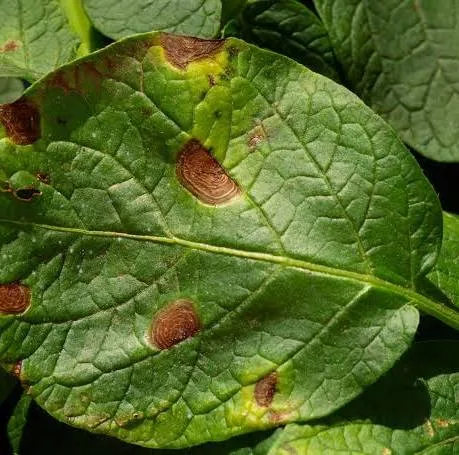
#> input picture increment_1_cnn/images.webp, 459 x 455 px
$ python leafseg.py images.webp
#> lines starting #> are read from the running program, lines starting #| are printed output that depends on the picture; after the words box and inside, x2 and y2 are one past the last pixel; in counts of white or black regions, pixels touching at a corner belong together
"""
leaf_segmentation.py
====================
Part 1 of CV Enhancement Pipeline — Crop Disease EWS
-----------------------------------------------------
Segments the leaf from background noise (soil, sky, pots, hands)
before the image is forwarded to EfficientNet-B4.

Strategy (cascaded fallback):
  1. HSV green-range masking  →  fastest, works for most clean field shots
  2. GrabCut refinement       →  kicks in when HSV mask is too noisy or sparse
  3. Contour selection        →  picks the single largest connected blob
  4. Mask application         →  blends leaf onto a neutral grey background

Why grey background (not black/white)?
  ImageNet normalisation (mean=[0.485,0.456,0.406]) maps grey ~= zero
  after normalisation, so it contributes no learned signal to EfficientNet.

Usage (drop-in, standalone):
    from leaf_segmentation import segment_leaf, SegmentationResult

Integration with api.py:
    Replace the "Stage 1 — CNN" block's `resized` line with the call shown
    at the bottom of this file.
"""

import cv2
import numpy as np
from dataclasses import dataclass
from typing import Tuple, Optional


# ─────────────────────────────────────────────
# Config — tweak these without touching logic
# ─────────────────────────────────────────────

# HSV green range — covers healthy + diseased (yellow-green to dark green)
HSV_LOWER_GREEN = np.array([20,  30,  30],  dtype=np.uint8)   # hue 20° (yellow-green)
HSV_UPPER_GREEN = np.array([100, 255, 255], dtype=np.uint8)   # hue 100° (teal-green)

# Minimum fraction of image area the HSV mask must cover to be trusted.
# If below this, the leaf may be dry/brown — trigger GrabCut fallback.
HSV_MIN_COVERAGE  = 0.04   # 4 %

# GrabCut iterations — more = cleaner mask, slower
GRABCUT_ITERS = 5

# Minimum contour area as fraction of image — ignores tiny noise blobs
MIN_CONTOUR_FRAC = 0.01    # 1 %

# Background fill colour (RGB) — neutral grey, near ImageNet mean
BG_FILL_RGB = (128, 128, 128)

# Morphological kernel sizes
MORPH_OPEN_KSIZE  = 5   # removes small HSV speckles
MORPH_CLOSE_KSIZE = 15  # fills holes inside the leaf mask
MORPH_DILATE_KSIZE = 3  # slight dilation to recover leaf edges

# Confidence threshold: if leaf covers less than this fraction of the
# segmented image, warn caller (field image may be a non-leaf photo).
LEAF_COVERAGE_WARN = 0.10  # 10 %


# ─────────────────────────────────────────────
# Data class returned to the caller
# ─────────────────────────────────────────────

@dataclass
class SegmentationResult:
    """
    Returned by segment_leaf().

    Attributes
    ----------
    segmented_image : np.ndarray
        RGB image (same size as input) with background replaced by BG_FILL_RGB.
        Pass this directly into val_transform() instead of the raw image.
    mask : np.ndarray
        Binary uint8 mask (255 = leaf, 0 = background). Same HxW as input.
    leaf_coverage : float
        Fraction of image pixels identified as leaf (0.0 – 1.0).
    method_used : str
        One of "hsv", "grabcut", "grabcut_fallback_full".
        Useful for logging/debugging in production.
    bbox : Tuple[int,int,int,int]
        (x, y, w, h) of the tightest bounding box around the leaf mask.
        Can be used downstream for Disease Region Localisation (Part 2).
    warning : Optional[str]
        Non-None when segmentation quality may be poor.
    """
    segmented_image: np.ndarray
    mask:            np.ndarray
    leaf_coverage:   float
    method_used:     str
    bbox:            Tuple[int, int, int, int]
    warning:         Optional[str] = None


# ─────────────────────────────────────────────
# Internal helpers
# ─────────────────────────────────────────────

def _morphological_clean(mask: np.ndarray) -> np.ndarray:
    """Remove noise (open) then fill interior holes (close), then dilate."""
    k_open  = cv2.getStructuringElement(cv2.MORPH_ELLIPSE, (MORPH_OPEN_KSIZE,  MORPH_OPEN_KSIZE))
    k_close = cv2.getStructuringElement(cv2.MORPH_ELLIPSE, (MORPH_CLOSE_KSIZE, MORPH_CLOSE_KSIZE))
    k_dil   = cv2.getStructuringElement(cv2.MORPH_ELLIPSE, (MORPH_DILATE_KSIZE, MORPH_DILATE_KSIZE))

    mask = cv2.morphologyEx(mask, cv2.MORPH_OPEN,  k_open)
    mask = cv2.morphologyEx(mask, cv2.MORPH_CLOSE, k_close)
    mask = cv2.dilate(mask, k_dil, iterations=1)
    return mask


def _largest_contour_mask(mask: np.ndarray, min_area: float) -> np.ndarray:
    """
    Keep only the single largest connected contour above `min_area` pixels.
    Returns the cleaned mask (all-255 or all-0 if nothing qualifies).
    """
    contours, _ = cv2.findContours(mask, cv2.RETR_EXTERNAL, cv2.CHAIN_APPROX_SIMPLE)
    if not contours:
        return np.zeros_like(mask)

    largest = max(contours, key=cv2.contourArea)
    if cv2.contourArea(largest) < min_area:
        return np.zeros_like(mask)

    clean = np.zeros_like(mask)
    cv2.drawContours(clean, [largest], -1, 255, thickness=cv2.FILLED)
    return clean


def _bounding_box(mask: np.ndarray) -> Tuple[int, int, int, int]:
    """Return (x, y, w, h) of the non-zero region, or full image if empty."""
    coords = cv2.findNonZero(mask)
    if coords is None:
        h, w = mask.shape
        return (0, 0, w, h)
    x, y, w, h = cv2.boundingRect(coords)
    return (x, y, w, h)


def _apply_mask(img_rgb: np.ndarray, mask: np.ndarray) -> np.ndarray:
    """Replace background pixels with BG_FILL_RGB."""
    result = img_rgb.copy()
    bg = np.full_like(img_rgb, BG_FILL_RGB, dtype=np.uint8)
    mask3 = (mask[:, :, np.newaxis] == 255)        # broadcast to 3 channels
    result = np.where(mask3, result, bg).astype(np.uint8)
    return result


# ─────────────────────────────────────────────
# Stage A — HSV green masking
# ─────────────────────────────────────────────

def _hsv_leaf_mask(img_rgb: np.ndarray) -> Tuple[np.ndarray, float]:
    """
    Convert to HSV and threshold for green-range pixels.

    Returns
    -------
    mask : np.ndarray  (uint8, 0 or 255)
    coverage : float   (fraction of image that is green)
    """
    img_bgr = cv2.cvtColor(img_rgb, cv2.COLOR_RGB2BGR)
    hsv     = cv2.cvtColor(img_bgr, cv2.COLOR_BGR2HSV)

    mask = cv2.inRange(hsv, HSV_LOWER_GREEN, HSV_UPPER_GREEN)
    mask = _morphological_clean(mask)

    total    = mask.shape[0] * mask.shape[1]
    coverage = float(np.count_nonzero(mask)) / total
    return mask, coverage


# ─────────────────────────────────────────────
# Stage B — GrabCut refinement
# ─────────────────────────────────────────────

# [55 lines left out: function _grabcut_leaf_mask, not called in this run]


# ─────────────────────────────────────────────
# Public API
# ─────────────────────────────────────────────

def segment_leaf(img_rgb: np.ndarray) -> SegmentationResult:
    """
    Main entry point. Accepts an RGB image (np.ndarray, uint8, any size).

    Pipeline
    --------
    1.  HSV green-range masking + morphological cleaning.
    2a. If HSV mask covers >= HSV_MIN_COVERAGE → keep it directly.
    2b. If HSV mask is too sparse (dry/brown/unusual leaf) →
        run GrabCut seeded with the HSV hint.
    3.  Select largest contour from the chosen mask.
    4.  Apply mask: replace background with neutral grey.
    5.  Return SegmentationResult with mask, bbox, coverage, method.

    Parameters
    ----------
    img_rgb : np.ndarray
        Input image in RGB colour space (as used in api.py after
        `cv2.cvtColor(img_np, cv2.COLOR_BGR2RGB)`).

    Returns
    -------
    SegmentationResult
        See dataclass docstring above.
    """
    h, w    = img_rgb.shape[:2]
    total   = h * w
    min_area = total * MIN_CONTOUR_FRAC
    warning  = None

    # ── Stage A: HSV ──
    hsv_mask, hsv_cov = _hsv_leaf_mask(img_rgb)

    if hsv_cov >= HSV_MIN_COVERAGE:
        # HSV mask looks good — keep largest contour and proceed
        method = "hsv"
        mask   = _largest_contour_mask(hsv_mask, min_area)
    else:
        # Leaf is not predominantly green (dried, yellowed, diseased heavily)
        # → seed GrabCut with whatever HSV found (even if sparse)
        method    = "grabcut"
        hint_mask = hsv_mask if np.count_nonzero(hsv_mask) > 0 else None
        gc_mask   = _grabcut_leaf_mask(img_rgb, hint_mask=hint_mask)
        mask      = _largest_contour_mask(gc_mask, min_area)

    # ── Safety net: if mask is empty after all that → full image pass-through ──
    leaf_coverage = float(np.count_nonzero(mask)) / total
    if leaf_coverage < 0.01:
        # Could not isolate a leaf — use full image (safe degradation)
        mask          = np.full((h, w), 255, dtype=np.uint8)
        leaf_coverage = 1.0
        method        = "grabcut_fallback_full"
        warning       = (
            "Leaf segmentation failed to isolate a clear leaf region. "
            "Full image passed to CNN. Consider retaking the photo."
        )

    # ── Coverage quality warning ──
    if warning is None and leaf_coverage < LEAF_COVERAGE_WARN:
        warning = (
            f"Low leaf coverage detected ({leaf_coverage:.1%}). "
            "Ensure the leaf fills most of the frame for best results."
        )

    # ── Apply mask ──
    segmented = _apply_mask(img_rgb, mask)
    bbox      = _bounding_box(mask)

    return SegmentationResult(
        segmented_image=segmented,
        mask=mask,
        leaf_coverage=leaf_coverage,
        method_used=method,
        bbox=bbox,
        warning=warning,
    )


# ─────────────────────────────────────────────────────────────────────────────
# HOW TO INTEGRATE INTO api.py
# ─────────────────────────────────────────────────────────────────────────────
#
# Step 1: Add at the top of api.py (with the other imports):
#
#     from leaf_segmentation import segment_leaf, SegmentationResult
#
# Step 2: In `_run_analyze_sync()`, replace this block:
#
#     # Stage 1 — CNN
#     resized = cv2.resize(img_np, (IMG_SIZE, IMG_SIZE))
#     tensor  = val_transform(image=resized)['image'].unsqueeze(0).to(DEVICE)
#
# With:
#
#     # Stage 0 — Leaf Segmentation (CV preprocessing)
#     seg_result = segment_leaf(img_np)           # runs on original resolution
#     if seg_result.warning:
#         print(f"[Segmentation] {seg_result.warning}")
#
#     # Stage 1 — CNN  (now receives clean leaf, not raw image)
#     resized = cv2.resize(seg_result.segmented_image, (IMG_SIZE, IMG_SIZE))
#     tensor  = val_transform(image=resized)['image'].unsqueeze(0).to(DEVICE)
#
# Step 3 (optional): Surface seg info back to Flutter via the API response.
# In the `return { ... }` dict at the end of `_run_analyze_sync`, add:
#
#     'segmentation': {
#         'method':        seg_result.method_used,
#         'leaf_coverage': round(seg_result.leaf_coverage, 3),
#         'warning':       seg_result.warning,
#         'bbox':          seg_result.bbox,      # (x,y,w,h) for Part 2
#     },
#
# Step 4 (for `run_gradcam()` too): The function in api.py also resizes
# independently. Pass segmented image there as well:
#
#     def run_gradcam(image_array: np.ndarray, class_idx: int,
#                     seg_result: SegmentationResult = None) -> str:
#         src = seg_result.segmented_image if seg_result else image_array
#         resized   = cv2.resize(src, (IMG_SIZE, IMG_SIZE))
#         ...
#
# ─────────────────────────────────────────────────────────────────────────────


# ─────────────────────────────────────────────
# Quick standalone test (run this file directly)
# ─────────────────────────────────────────────

if __name__ == "__main__":
    import sys

    if len(sys.argv) < 2:
        print("Usage: python leaf_segmentation.py <image_path>")
        print("       Saves: <image_path>_segmented.png  and  <image_path>_mask.png")
        sys.exit(0)

    path  = sys.argv[1]
    img_b = cv2.imread(path)
#> img_b is the input picture: shape (455, 459, 3); mean B, G, R 39, 104.8, 84
    if img_b is None:
        print(f"ERROR: Cannot read image: {path}")
        sys.exit(1)

    img_rgb = cv2.cvtColor(img_b, cv2.COLOR_BGR2RGB)
    result  = segment_leaf(img_rgb)
#> in _hsv_leaf_mask, `hsv     = cv2.cvtColor(img_bgr, cv2.COLOR_BGR2HSV)`: hsv: shape (455, 459, 3); mean H, S, V 40.5, 176.6, 106.9
#> in _hsv_leaf_mask, `mask = cv2.inRange(hsv, HSV_LOWER_GREEN, HSV_UPPER_GREEN)`:
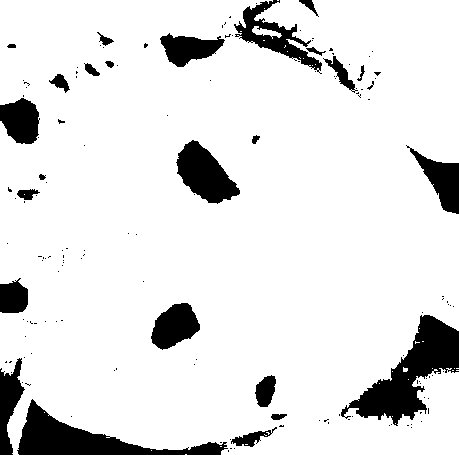
#> mask: shape (455, 459); 88.9% white; 150 black regions (124 under 20 px), largest, box (x1, y1, x2, y2) and area: (341, 315, 459, 426) 4936, (17, 399, 228, 455) 3952, (176, 140, 240, 204) 2293
#> in _morphological_clean, `mask = cv2.morphologyEx(mask, cv2.MORPH_OPEN,  k_open)`:
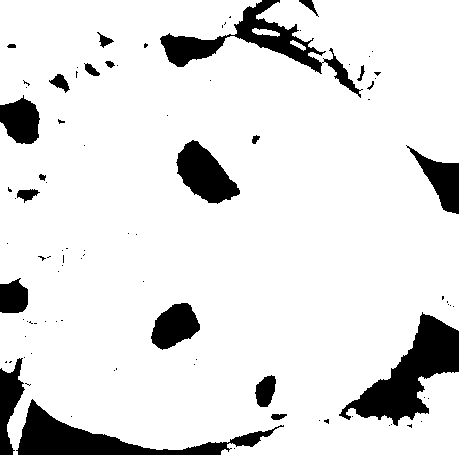
#> mask: shape (455, 459); 88.5% white; 92 black regions (70 under 20 px), largest, box (x1, y1, x2, y2) and area: (339, 312, 459, 426) 5262, (16, 399, 284, 455) 4398, (160, 0, 363, 98) 3919
#> in _morphological_clean, `mask = cv2.morphologyEx(mask, cv2.MORPH_CLOSE, k_close)`:
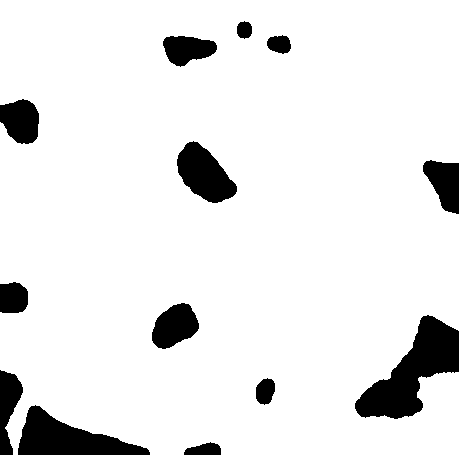
#> mask: shape (455, 459); 90.9% white; 13 black regions, largest, box (x1, y1, x2, y2) and area: (355, 315, 459, 419) 4917, (18, 405, 150, 455) 3342, (177, 141, 237, 203) 2243
#> in _morphological_clean, `mask = cv2.dilate(mask, k_dil, iterations=1)`:
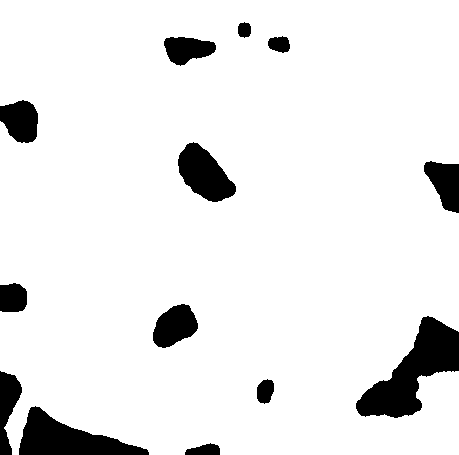
#> mask: shape (455, 459); 91.6% white; 13 black regions
#> in _hsv_leaf_mask, `coverage = float(np.count_nonzero(mask)) / total`: coverage = 0.916
#> in _largest_contour_mask, `contours, _ = cv2.findContours(mask, cv2.RETR_EXTERNAL, cv2.CHAIN_APPR..`: contours = 1 contour; box (x1, y1, x2, y2) and area: (0, 0, 459, 455) 195370
#> in _largest_contour_mask, `largest = max(contours, key=cv2.contourArea)`: largest = contour of 479 points, box (x1, y1, x2, y2) (0, 0, 459, 455), area 195370
#> in _largest_contour_mask, `cv2.drawContours(clean, [largest], -1, 255, thickness=cv2.FILLED)`:
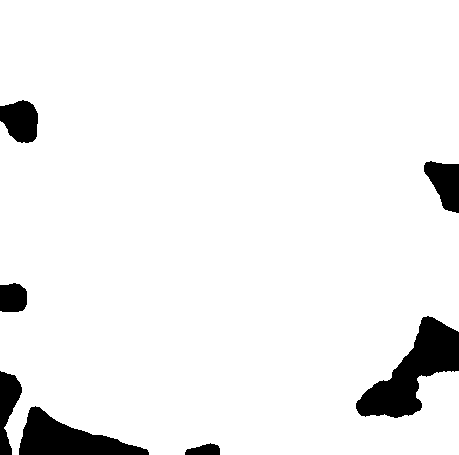
#> clean: shape (455, 459); 94.1% white; 7 black regions, largest, box (x1, y1, x2, y2) and area: (356, 316, 459, 418) 4632, (19, 406, 149, 455) 3172, (0, 100, 38, 143) 1241
#> in segment_leaf, `leaf_coverage = float(np.count_nonzero(mask)) / total`: leaf_coverage = 0.941
#> in _apply_mask, `result = np.where(mask3, result, bg).astype(np.uint8)`:
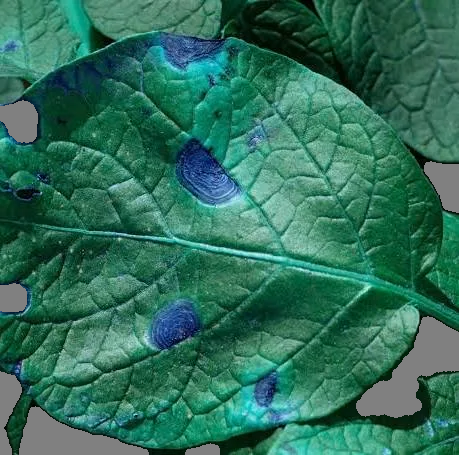
#> result: shape (455, 459, 3); mean of channels 0, 1, 2 90.5, 111.2, 46.3; drawn as B, G, R
#> in _bounding_box, `coords = cv2.findNonZero(mask)`: coords = contour of 196518 points, box (x1, y1, x2, y2) (0, 0, 459, 455), area 430
#> in _bounding_box, `x, y, w, h = cv2.boundingRect(coords)`: x = 0; w = 459; h = 455
#> in segment_leaf, `bbox      = _bounding_box(mask)`: bbox = (0, 0, 459, 455)

    # Save outputs
    base = path.rsplit(".", 1)[0]
    cv2.imwrite(f"{base}_segmented.png",
                cv2.cvtColor(result.segmented_image, cv2.COLOR_RGB2BGR))
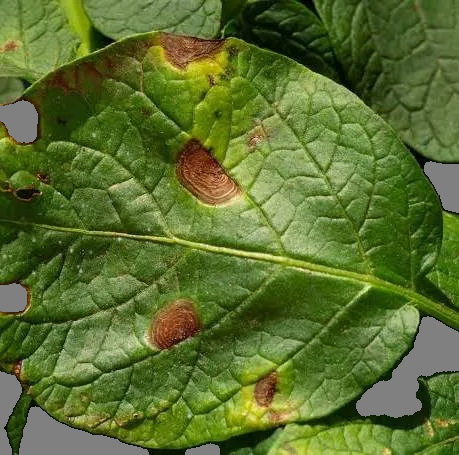
#> saved as images_segmented.png: shape (455, 459, 3); mean B, G, R 46.3, 111.2, 90.5
    cv2.imwrite(f"{base}_mask.png", result.mask)

    print(f"Method       : {result.method_used}")
#| Method       : hsv
    print(f"Leaf coverage: {result.leaf_coverage:.2%}")
#| Leaf coverage: 94.10%
    print(f"Bounding box : x={result.bbox[0]} y={result.bbox[1]} "
          f"w={result.bbox[2]} h={result.bbox[3]}")
#| Bounding box : x=0 y=0 w=459 h=455
    if result.warning:
        print(f"Warning      : {result.warning}")
    print(f"Saved        : {base}_segmented.png, {base}_mask.png")
